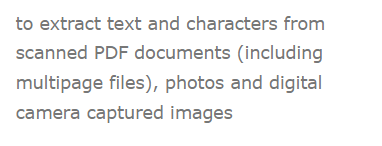
#> input picture img1.PNG, 382 x 146 px, found by its file name
$ python code.py
#> lines starting #> are read from the running program, lines starting #| are printed output that depends on the picture
import cv2
import numpy as np
import pytesseract
from PIL import Image

# Path of working folder on Disk
src_path = "C:/Users/rahul/OneDrive/Desktop/"

def get_string(img_path):
    # Read image with opencv
#> called with img_path = 'C:/Users/rahul/OneDrive/Desktop/img1.png'
    img = cv2.imread(img_path)
#> img is the input picture: shape (146, 382, 3); mean B, G, R 243.2, 243.3, 243.2

    # Convert to gray
    img = cv2.cvtColor(img, cv2.COLOR_BGR2GRAY)
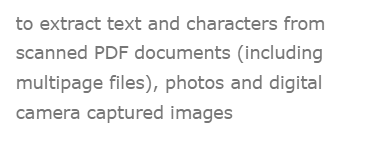
#> img: shape (146, 382); min 119, max 255, mean 243.2

    # Apply dilation and erosion to remove some noise
    kernel = np.ones((1, 1), np.uint8)
    img = cv2.dilate(img, kernel, iterations=1)
    img = cv2.erode(img, kernel, iterations=1)

    # Write image after removed noise
    cv2.imwrite(src_path + "removed_noise.png", img)

    #  Apply threshold to get image with only black and white
    #img = cv2.adaptiveThreshold(img, 255, cv2.ADAPTIVE_THRESH_GAUSSIAN_C, cv2.THRESH_BINARY, 31, 2)

    # Write the image after apply opencv to do some ...
    cv2.imwrite(src_path + "thres.png", img)

    # Recognize text with tesseract for python
#> (the run stopped early here; a loop or call above may not have finished)
